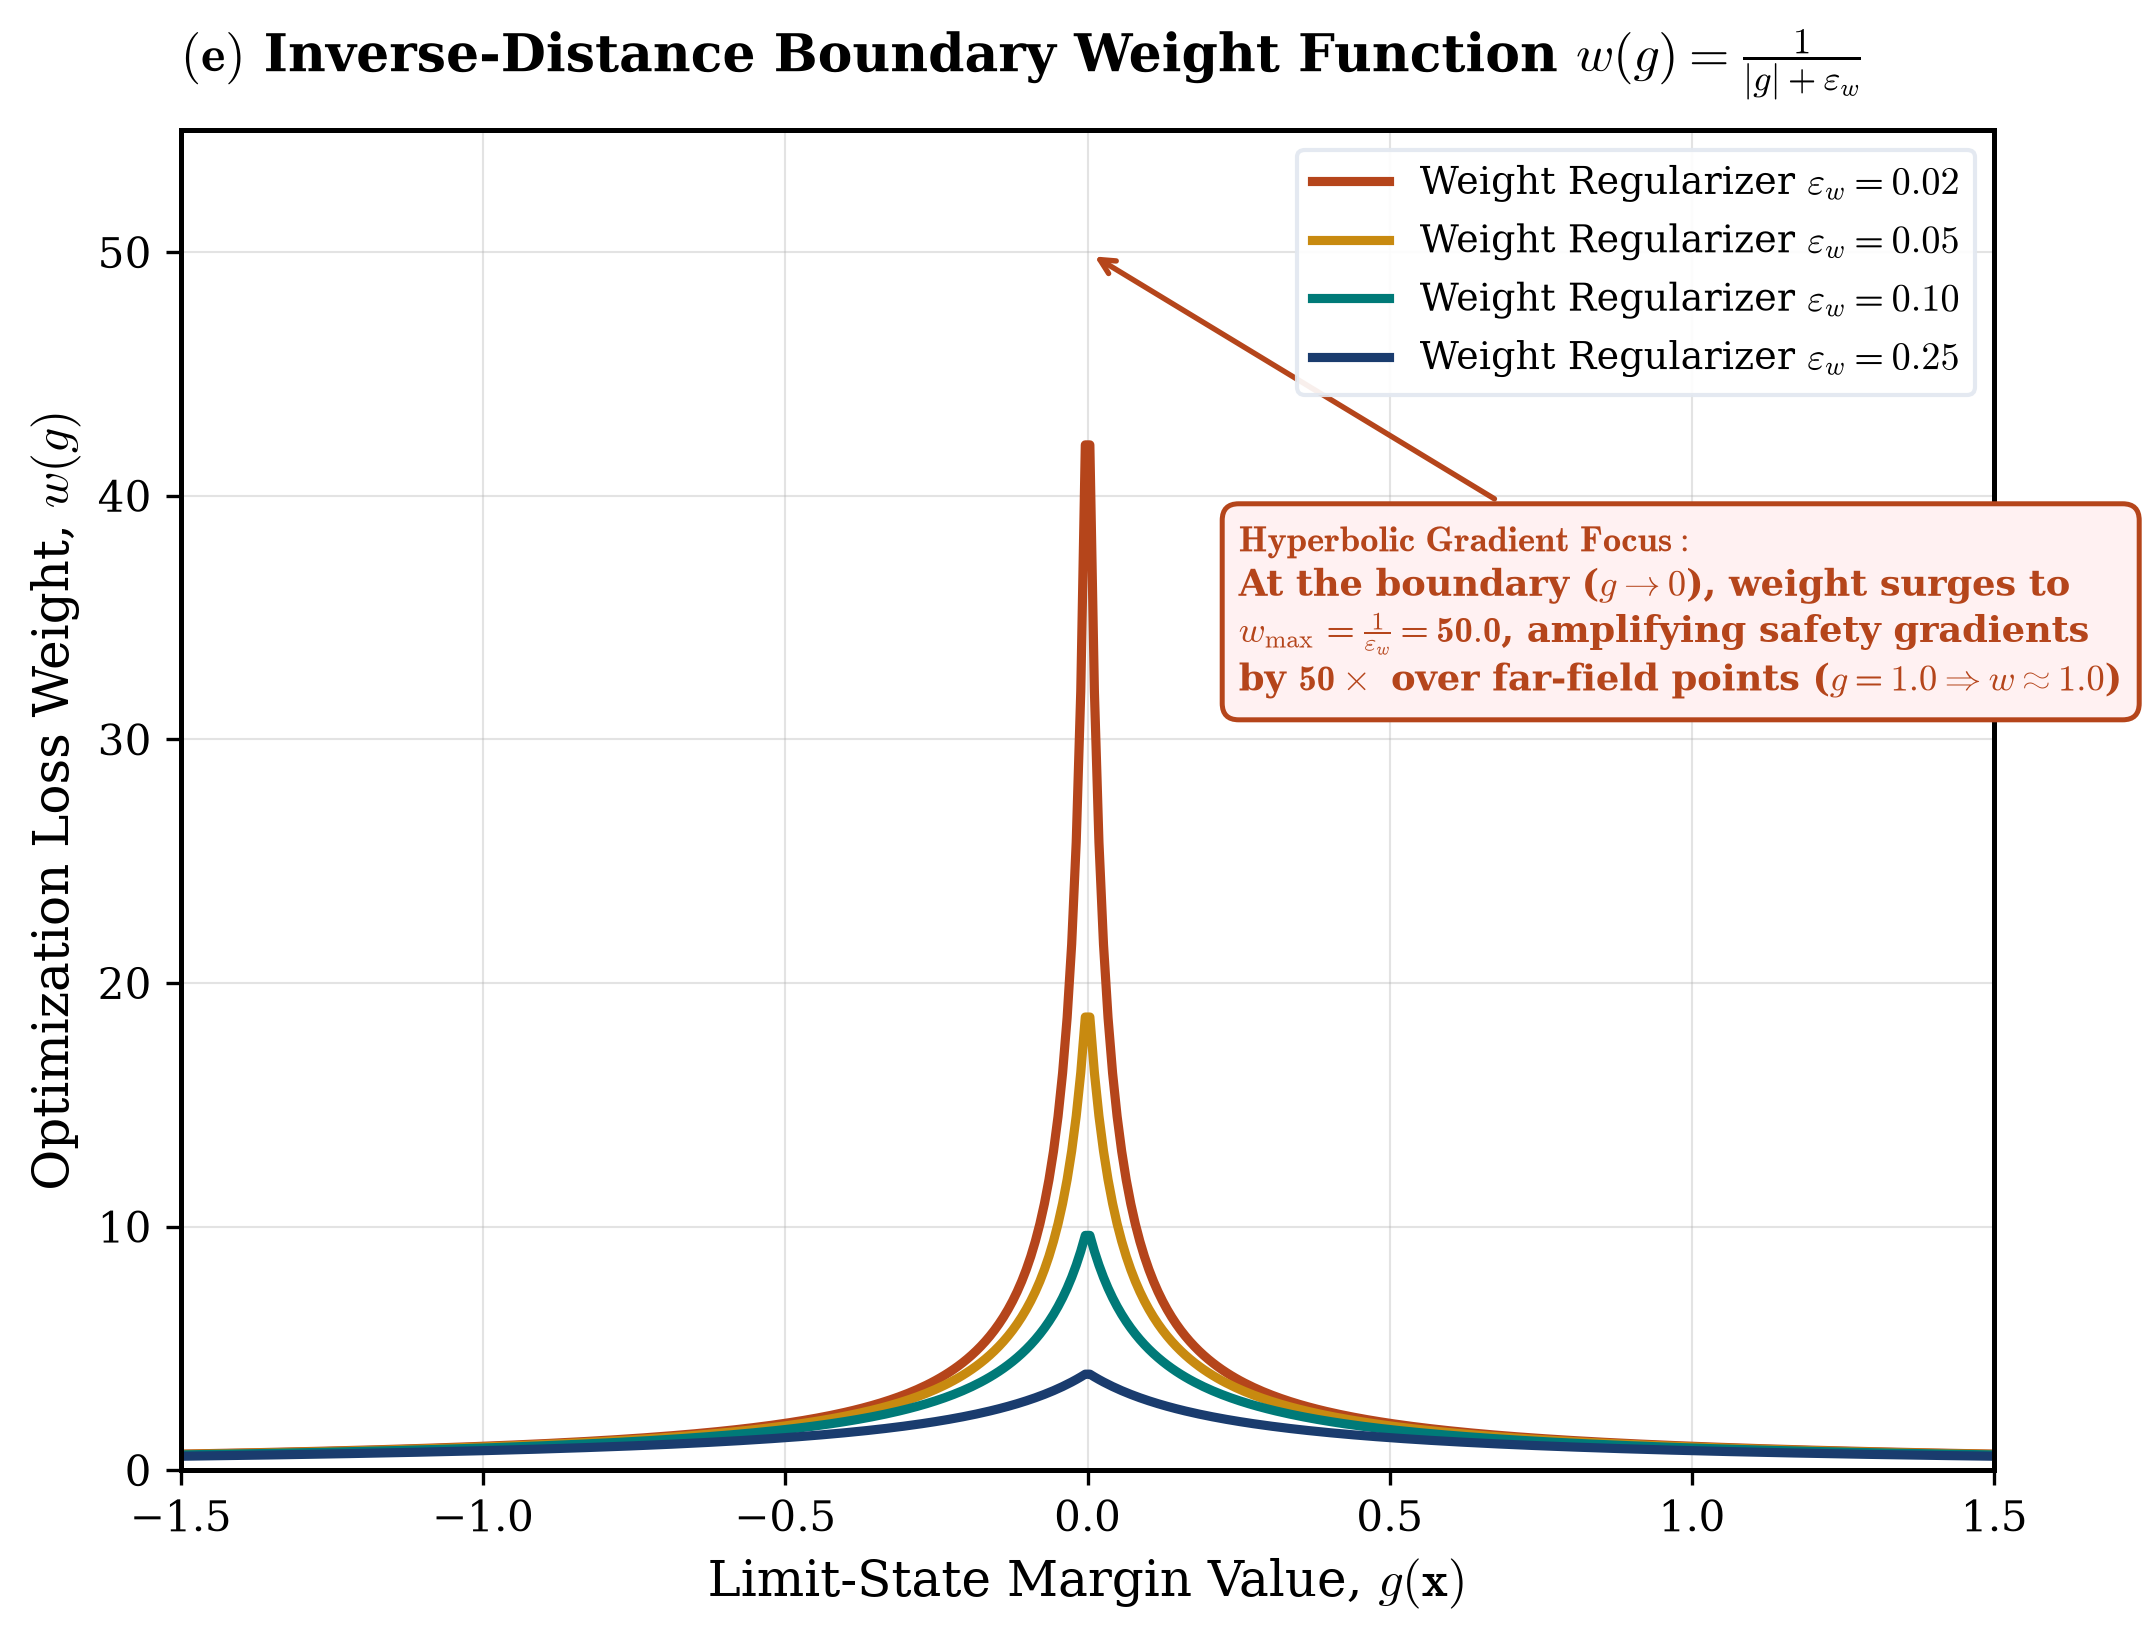

The script that saved this image:
"""Panel (e): Inverse-Distance Boundary Loss Weighting Function w(g)
Shows analytical weighting curve w(g) = 1 / (|g| + eps_w) across regularization scales eps_w.
"""
import os
import matplotlib.pyplot as plt
import numpy as np

output_dir = os.path.dirname(os.path.abspath(__file__))
os.makedirs(output_dir, exist_ok=True)

# Publication Typography
plt.rcParams.update({
    "font.family": "serif",
    "font.size": 11,
    "axes.labelsize": 12,
    "axes.titlesize": 12.5,
    "xtick.labelsize": 10,
    "ytick.labelsize": 10,
    "legend.fontsize": 9.2,
    "axes.linewidth": 1.2,
    "grid.linewidth": 0.5,
    "grid.alpha": 0.35,
    "mathtext.fontset": "cm",
})

NAVY = "#1a3c6e"
CRIMSON = "#b5451b"
TEAL = "#007a78"
GOLD = "#c88a10"

g_vals = np.linspace(-1.5, 1.5, 400)

epsilons = [0.02, 0.05, 0.10, 0.25]
colors = [CRIMSON, GOLD, TEAL, NAVY]

fig, ax = plt.subplots(figsize=(7.8, 5.8), dpi=300)
ax.set_title(r"$\mathbf{(e)}$ Inverse-Distance Boundary Weight Function $w(g) = \frac{1}{|g| + \varepsilon_w}$", pad=14, loc="left", fontweight="bold")

for eps, col in zip(epsilons, colors):
    w = 1.0 / (np.abs(g_vals) + eps)
    ax.plot(g_vals, w, lw=2.2, color=col, label=f"Weight Regularizer $\\varepsilon_w = {eps:.2f}$")

# Highlight optimal epsilon_w = 0.02
ax.annotate(r"$\mathbf{Hyperbolic \; Gradient \; Focus:}$" + "\n" + 
            r"At the boundary ($g \to 0$), weight surges to" + "\n" + 
            r"$w_{\max} = \frac{1}{\varepsilon_w} = \mathbf{50.0}$, amplifying safety gradients" + "\n" + 
            r"by $\mathbf{50\times}$ over far-field points ($g = 1.0 \Rightarrow w \approx 1.0$)",
            xy=(0, 50.0), xytext=(0.25, 32.0),
            fontsize=8.8, color=CRIMSON, fontweight="bold",
            bbox=dict(boxstyle="round,pad=0.45", fc="#fff1f2", ec=CRIMSON, lw=1.2),
            arrowprops=dict(arrowstyle="->", color=CRIMSON, lw=1.3))

ax.set_xlabel(r"Limit-State Margin Value, $g(\mathbf{x})$")
ax.set_ylabel(r"Optimization Loss Weight, $w(g)$")
ax.set_xlim(-1.5, 1.5)
ax.set_ylim(0, 55)
ax.grid(True)
ax.legend(loc="upper right", frameon=True, framealpha=0.92, facecolor="white", edgecolor="#e2e8f0")

out_file = os.path.join(output_dir, "panel_e_boundary_weight_function.png")
plt.savefig(out_file, dpi=300, bbox_inches="tight")
print("Saved Panel (e) to:", out_file)
